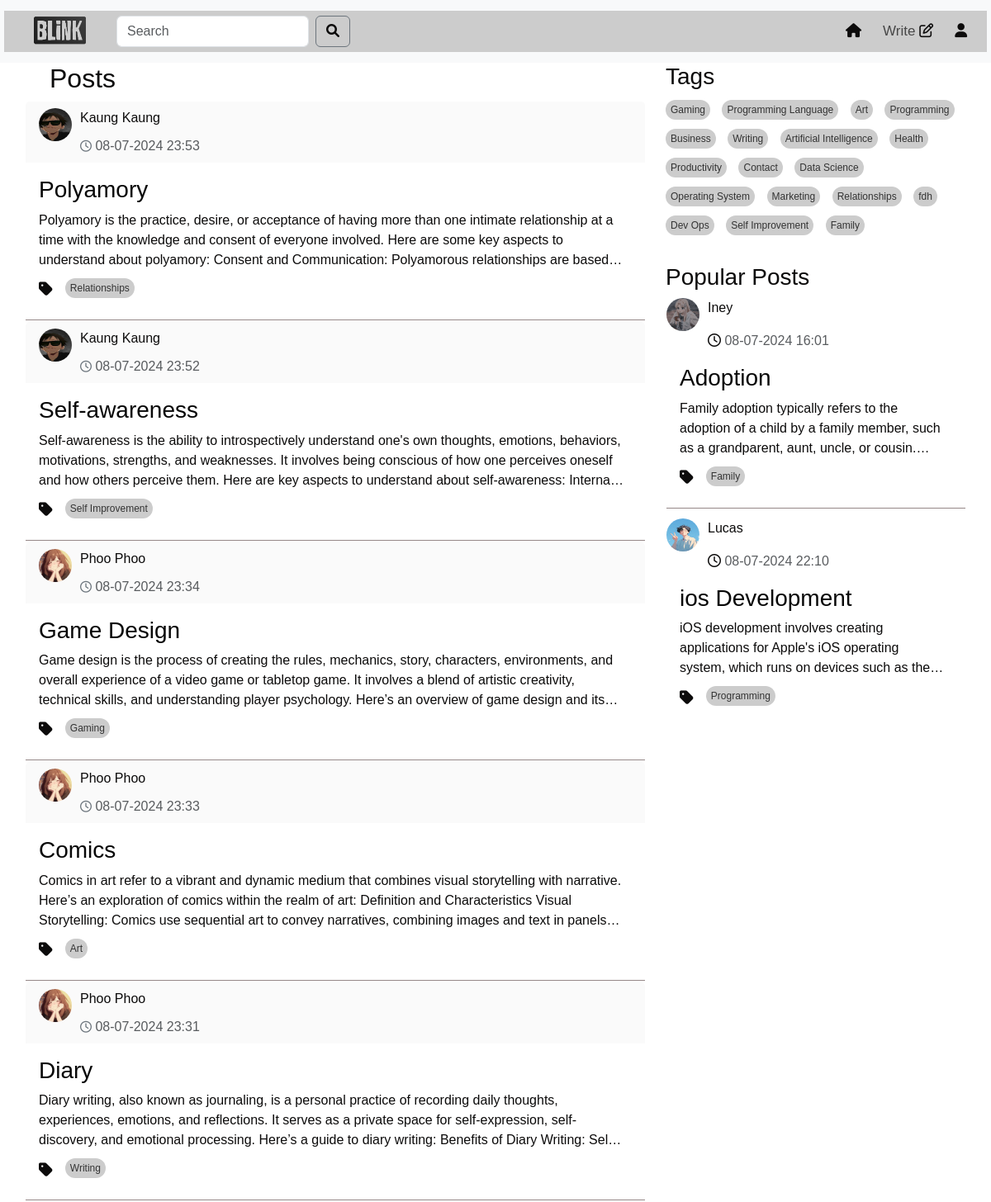
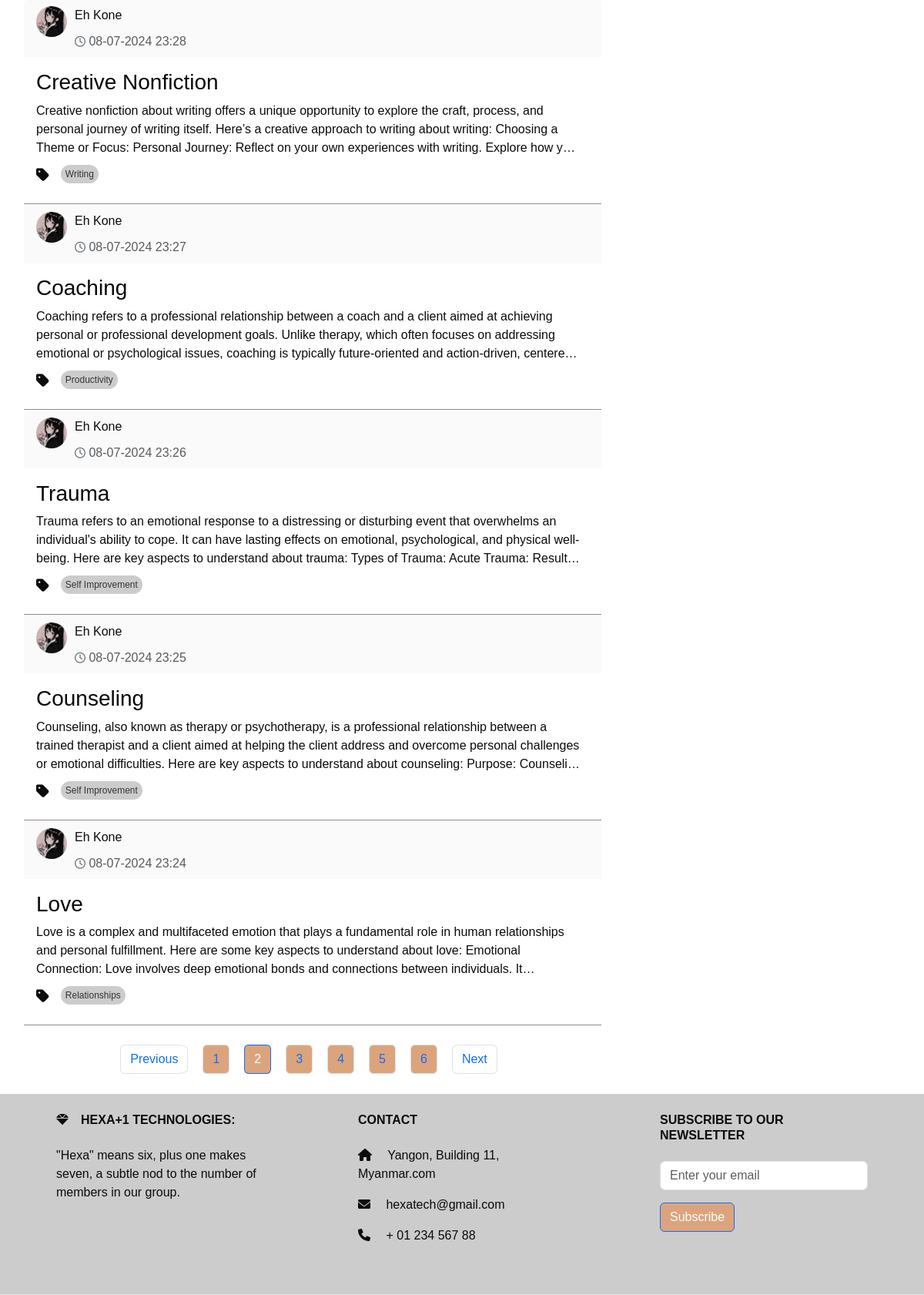
/home?page=2 (signed in), run on the app's committed database (2 pictures, top to bottom).
### models.py (models this page shows, shortened)
class Post(db.Model):
    id = db.Column(db.Integer, primary_key=True)
    title = db.Column(db.Text())
    content = db.Column(db.Text())
    tag = db.Column(db.Text(), nullable=False)
    user_id = db.Column(db.Integer, db.ForeignKey('user.id'), nullable=False)
    created_date = db.Column(db.DateTime,default=datetime.datetime.now)
    likes = db.Column(db.Integer, default=0)
    meta = db.Column(db.Text, nullable=True)
    comments = db.relationship('Comment', backref='post',cascade="all, delete", lazy=True)

class User(UserMixin,db.Model):
    id = db.Column(db.Integer, primary_key=True)
    username = db.Column(db.String(50), unique=True)
    email =db.Column(db.String(50), unique=True)
    password = db.Column(db.String(100))
    bio = db.Column(db.String(50))
    profile_picture = db.Column(db.String(250))
    posts = db.relationship('Post', backref='author', lazy=True)
    comments = db.relationship('Comment', backref='author', lazy=True)

### route.py (the view)
@app.route('/home',methods=['GET', 'POST'])
@login_required
def home(limit=2):
    page = request.args.get('page', 1, type=int)
    per_page = 10  # Number of posts per page
    post = get_posts(page, per_page)  # Assuming you have a function to get paginated posts
    unique_tags = list(set(tag for tag, in Post.query.with_entities(Post.tag).distinct()))
    popular_posts = Post.query.order_by(Post.likes.desc()).limit(limit).all()
    forms=SearchForm()
    query = forms.search.data
    if forms.validate_on_submit():
         search_results = Post.query.filter(Post.title.ilike(f'%{query}%')).all()
         return render_template('search_results.html' ,post=post, search_results =search_results ,
                                form = forms ,popular_posts = popular_posts,tags=unique_tags)
    return render_template("home.html", post=post ,form=forms  ,popular_posts = popular_posts,tags=unique_tags)

### forms.py
class SearchForm(FlaskForm):
    search = StringField('Search ', validators=[DataRequired()])
    submit = SubmitField('Search')

### route.py (called while the page is built)
@login_manager.user_loader
def loader_user(user_id):
    return User.query.get(user_id)

def get_posts(page, per_page, tag=None):
    if tag:
        return Post.query.filter(Post.tag.in_([tag])).paginate(page=page, per_page=per_page, error_out=False)
    return Post.query.order_by(Post.created_date.desc()).paginate(page=page, per_page=per_page, error_out=False)

### templates/home.html (shortened to what this page needs)
<!DOCTYPE html>
<html lang="en">
  <head>
    <link
      href="https://cdn.jsdelivr.net/npm/bootstrap@5.3.3/dist/css/bootstrap.min.css"
      rel="stylesheet"
    />
    <link
      href="https://cdnjs.cloudflare.com/ajax/libs/font-awesome/6.0.0-beta3/css/all.min.css"
      rel="stylesheet"
    />
    <link
      rel="stylesheet"
      href="https://cdnjs.cloudflare.com/ajax/libs/font-awesome/5.15.4/css/all.min.css"
    />
    <link
      href="https://cdnjs.cloudflare.com/ajax/libs/font-awesome/6.0.0-beta3/css/all.min.css"
      rel="stylesheet"
    />
    <link
      href="https://cdn.jsdelivr.net/npm/bootstrap@5.3.3/dist/css/bootstrap.min.css"
      rel="stylesheet"
    />
    <link
      href="https://cdnjs.cloudflare.com/ajax/libs/font-awesome/6.0.0-beta3/css/all.min.css"
      rel="stylesheet"
    />
    <link rel="stylesheet" href="/static/home.css" />
    <link rel="stylesheet" href="/static/topnav.css" />
  </head>
  <body>
    {% include 'topnav.html' %}
    <div class="container">
      <div class="row">
        <div class="col-sm-8">
          <div id="posts-container">
            <h2 style="margin-left:30px"><bold> Posts </bold></h2>
            {% for post in post.items %}
            <div class="card">
              <div
                class="card-header d-flex justify-content-between align-items-center"
              >
                <div class="profile-image">
                  <a
                    class="nav-link"
                    href="{{ url_for('profile',user_id=post.user_id) }}"
                    ><img
                      src="{{ url_for('static', filename='/photo/user_profile/'+post.author.profile_picture) }}"
                      width="60"
                      height="60"
                      alt=""
                  /></a>
                  <div style="width: 300px">
                    <p id="name">
                      <a
                        class="nav-link"
                        href="{{ url_for('profile',user_id=post.user_id) }}"
                        >{{post.author.username}}</a
                      >
                    </p>
                    <p class="text-muted mb-0">
                      <i class="fa-regular fa-clock"></i>
                      {{post.created_date.strftime('%d-%m-%Y %H:%M')}}
                    </p>
                  </div>
                </div>
              </div>
              <div class="card-body">
                <a
                  class="nav-link"
                  href="{{ url_for('full_post',post_id=post.id) }}"
                >
                  <h3 class="card-title">{{post.title}}</h3>
                  <p class="card-text" id="card-description">
                    {{post.meta | safe}}
                  </p>
                  <div class="tags-container">
                    <ul class="list-group list-group-horizontal">
                      <i class="fas fa-tag"></i>
                      <a
                        href="{{ url_for('home_tag',tag=post.tag ) }}"
                        class="tag"
                        >{{post.tag}}
                      </a>
                    </ul>
                  </div>
                </a>
              </div>
              <div
                class="card-end"
                style="border-bottom: #958787 solid 1px"
              ></div>
            </div>
            {% endfor %}
          </div>
          <nav aria-label="Page navigation" class="mt-4">
            <ul class="pagination justify-content-center" style="gap: 10px">
              <li
                class="page-item {% if not post.has_prev %}disabled{% endif %}"
              >
                {% if post.has_prev %}
                <a class="page-link" href="?page={{ post.prev_num }}"
                  >Previous</a
                >
                {% else %}
                <span class="page-link">Previous</span>
                {% endif %}
              </li>
              {% for page_num in post.iter_pages() %} {% if page_num %}
              <li
                class="page-item {% if post.page == page_num %}active{% endif %}"
              >
                <a
                  class="page-link"
                  href="?page={{ page_num }}"
                  style="background-color:  #DCA47C"
                  >{{ page_num }}</a
                >
              </li>
              {% else %}
              <li class="page-item disabled">
                <span class="page-link">...</span>
              </li>
              {% endif %} {% endfor %}
              <li
                class="page-item {% if not post.has_next %}disabled{% endif %}"
              >
                {% if post.has_next %}
                <a class="page-link" href="?page={{ post.next_num }}">Next</a>
                {% else %}
                <span class="page-link">Next</span>
                {% endif %}
              </li>
            </ul>
          </nav>
        </div>
        {% include 'sidenav.html' %}
      </div>
    </div>
    {% include 'footer.html' %}
  </body>
</html>

### templates/sidenav.html (shortened to what this page needs)
<!DOCTYPE html>
<html lang="en">
  <head>
    <link
      href="https://cdn.jsdelivr.net/npm/bootstrap@5.3.3/dist/css/bootstrap.min.css"
      rel="stylesheet"
    />
    <link
      href="https://cdnjs.cloudflare.com/ajax/libs/font-awesome/6.0.0-beta3/css/all.min.css"
      rel="stylesheet"
    />
    <link
      rel="stylesheet"
      href="https://cdnjs.cloudflare.com/ajax/libs/font-awesome/5.15.4/css/all.min.css"
    />
    <link
      href="https://cdnjs.cloudflare.com/ajax/libs/font-awesome/6.0.0-beta3/css/all.min.css"
      rel="stylesheet"
    />
    <link rel="stylesheet" href="/static/home.css" />
  </head>
  <body>
    <div class="col-sm-4 " id="right-column">
      <div class="tags-section">
        <h3>Tags</h3>
        <div class="tags-container">
          {% if tags %} {% for tag in tags %}
          <a href="{{ url_for('home_tag',tag=tag ) }}" class="tag">{{ tag }}</a>
          {% endfor %} {% else %}
          <p>No tags available</p>
          {% endif %}
        </div>
      </div>
      <div class="mt-4">
        <h3>Popular Posts</h3>
        {% for popular_post in popular_posts %}
        <div class="card">
          <div>
            <div class="profile-image">
              <a
                class="nav-link"
                href="{{ url_for('profile',user_id=popular_post.user_id) }}"
                ><img
                  src="{{ url_for('static', filename='/photo/user_profile/'+popular_post.author.profile_picture) }}"
                  width="60"
                  height="60"
                  alt=""
              /></a>
              <div style="width: 300px">
                <p id="name">
                  <a
                    class="nav-link"
                    href="{{ url_for('profile',user_id=popular_post.user_id) }}"
                    >{{popular_post.author.username}}</a
                  >
                </p>
                <p class="text-muted mb-0">
                  <i class="fa-regular fa-clock"></i>
                  {{popular_post.created_date.strftime('%d-%m-%Y %H:%M')}}
                </p>
              </div>
            </div>
          </div>
          <div class="card-body">
            <a
              class="nav-link"
              href="{{ url_for('full_post',post_id=popular_post.id) }}"
            >
              <h3 class="card-title" id="popular">{{popular_post.title}}</h3>
              <p class="card-text" id="card-description">
                {{popular_post.meta |safe }}
              </p>
              <div class="tags-container">
                <ul class="list-group list-group-horizontal">
                  <i class="fas fa-tag"></i>
                  <a
                    href="{{ url_for('home_tag',tag=popular_post.tag ) }}"
                    class="tag"
                    >{{popular_post.tag}}</a
                  >
                </ul>
              </div>
            </a>
          </div>
          <div class="card-end" style="border-bottom: #958787 solid 1px; margin-bottom: 10px;"></div>
        </div>
        {% endfor %}
      </div>
    </div>
  </body>
</html>

### static/home.css (style rules this page uses)
* { color: #0c0b0b; font-family: sans-serif; margin: 0; padding: 0; box-sizing: border-box; }
.container { background: #fff; padding: 0; margin-top: 0; z-index: 1; }
.card { color: #070707; border-color: #ffffff; background-color: #ffffff; }
.card-header { padding: 10px; background-color: #fafafa; border-bottom: 1px solid #ccc; display: flex; align-items: center; border-bottom: none !important; }
.card-header { display: flex; flex-direction: row; justify-content: space-between; align-items: center; padding: 0.5rem 1rem; }
.profile-image { margin-right: 10px; }
.profile-image img { border-radius: 50%; width: 40px; height: 40px; }
.card-header p { margin: 0; }
.card-header i { margin: 0; font-size: 14px; color: #6c757d; }
.card-body { background-color: #ffffff; }
.card-text { overflow: hidden; text-overflow: ellipsis; display: -webkit-box; -webkit-line-clamp: 3; -webkit-box-orient: vertical; transition: -webkit-line-clamp 0.5s ease; }
.profile-image { float: left; display: flex; justify-content: center; margin-right: 1rem; }
.profile-image img { border-radius: 50%; }
#right-column { position: sticky; top: 0; height: 100vh; overflow-y: auto; z-index: 2; }
ul { display: flex; }
.tags-container { margin-top: 10px; }
.fa-tag { font-size: 1.2em; margin-right: 5px; vertical-align: middle; }
.tags-container .tag { background-color: #ccc; color: #333; padding: 3px 6px; margin-right: 10px; border-radius: 20px; text-decoration: none; font-size: 12px; display: inline-block; }

### static/topnav.css (style rules this page uses)
* { color: #0c0b0b; font-family: sans-serif; margin: 0; padding: 0; box-sizing: border-box; }
.container { background: #fff; padding: 0; margin-top: 0; z-index: 1; }
.d-flex { padding-left: 20px; background-color: #ccc; }
.row a { border-radius: 15%; margin-bottom: 10px; margin-right: 10px; }

### data on the page
Post: profile_picture (picture), author.username "Kaung Kaung", created_date "08-07-2024 23:53", title "Polyamory", meta "Polyamory is the practice, desire, or acceptance of having more than one intimate relationship at a time with the knowledge and consent of everyone involved. Here are some key aspects to understand about polyamory: Consent and Communication: Polyamorous relationships are…", tag "Relationships"
Post: profile_picture (picture), author.username "Kaung Kaung", created_date "08-07-2024 23:52", title "Self-awareness", meta "Self-awareness is the ability to introspectively understand one's own thoughts, emotions, behaviors, motivations, strengths, and weaknesses. It involves being conscious of how one perceives oneself and how others perceive them. Here are key aspects to understand about self-awareness:…", tag "Self Improvement"
Post: profile_picture (picture), author.username "Phoo Phoo", created_date "08-07-2024 23:34", title "Game Design", meta "Game design is the process of creating the rules, mechanics, story, characters, environments, and overall experience of a video game or tabletop game. It involves a blend of artistic creativity, technical skills, and understanding player psychology. Here’s an overview of game design and…", tag "Gaming"
Post: profile_picture (picture), author.username "Phoo Phoo", created_date "08-07-2024 23:33", title "Comics", meta "Comics in art refer to a vibrant and dynamic medium that combines visual storytelling with narrative. Here’s an exploration of comics within the realm of art: Definition and Characteristics Visual Storytelling: Comics use sequential art to convey narratives, combining images and text in…", tag "Art"
Post: profile_picture (picture), author.username "Phoo Phoo", created_date "08-07-2024 23:31", title "Diary", meta "Diary writing, also known as journaling, is a personal practice of recording daily thoughts, experiences, emotions, and reflections. It serves as a private space for self-expression, self-discovery, and emotional processing. Here’s a guide to diary writing: Benefits of Diary…", tag "Writing"
Post: profile_picture (picture), author.username "Eh Kone", created_date "08-07-2024 23:28", title "Creative Nonfiction", meta "Creative nonfiction about writing offers a unique opportunity to explore the craft, process, and personal journey of writing itself. Here’s a creative approach to writing about writing: Choosing a Theme or Focus: Personal Journey: Reflect on your own experiences with writing. Explore how…", tag "Writing"
Post: profile_picture (picture), author.username "Eh Kone", created_date "08-07-2024 23:27", title "Coaching", meta "Coaching refers to a professional relationship between a coach and a client aimed at achieving personal or professional development goals. Unlike therapy, which often focuses on addressing emotional or psychological issues, coaching is typically future-oriented and action-driven,…", tag "Productivity"
Post: profile_picture (picture), author.username "Eh Kone", created_date "08-07-2024 23:26", title "Trauma", meta "Trauma refers to an emotional response to a distressing or disturbing event that overwhelms an individual's ability to cope. It can have lasting effects on emotional, psychological, and physical well-being. Here are key aspects to understand about trauma: Types of Trauma: Acute Trauma:…", tag "Self Improvement"
Post: profile_picture (picture), author.username "Eh Kone", created_date "08-07-2024 23:25", title "Counseling", meta "Counseling, also known as therapy or psychotherapy, is a professional relationship between a trained therapist and a client aimed at helping the client address and overcome personal challenges or emotional difficulties. Here are key aspects to understand about counseling: Purpose:…", tag "Self Improvement"
Post: profile_picture (picture), author.username "Eh Kone", created_date "08-07-2024 23:24", title "Love", meta "Love is a complex and multifaceted emotion that plays a fundamental role in human relationships and personal fulfillment. Here are some key aspects to understand about love: Emotional Connection: Love involves deep emotional bonds and connections between individuals.…", tag "Relationships"
Post: profile_picture (picture), author.username "Iney", created_date "08-07-2024 16:01", title "Adoption", meta "Family adoption typically refers to the adoption of a child by a family member, such as a grandparent, aunt, uncle, or…", tag "Family"
Post: profile_picture (picture), author.username "Lucas", created_date "08-07-2024 22:10", title "ios Development", meta "iOS development involves creating applications for Apple's iOS operating system, which runs on devices such as…", tag "Programming"

### other printed values
{{ page_num }} "1" "2" "3" "4" "5" "6"
{{ tag }} "Gaming" "Programming Language" "Art" "Programming" "Business" "Writing" "Artificial Intelligence" "Health" "Productivity" "Contact" "Data Science" "Operating System" "Marketing" "Relationships" "fdh" "Dev Ops" "Self Improvement" "Family"
